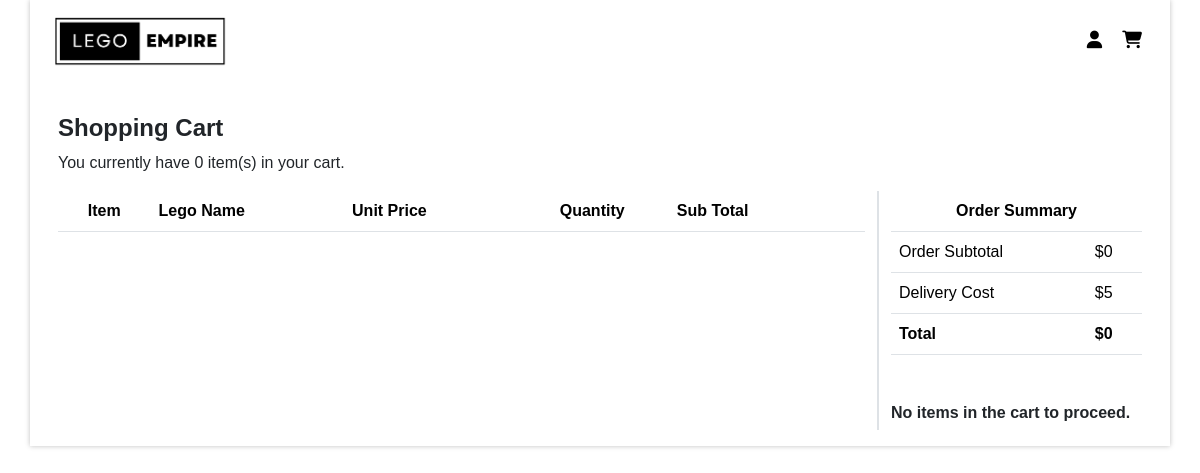
Page /php/user/cart.php (signed in) on the earlier database version.
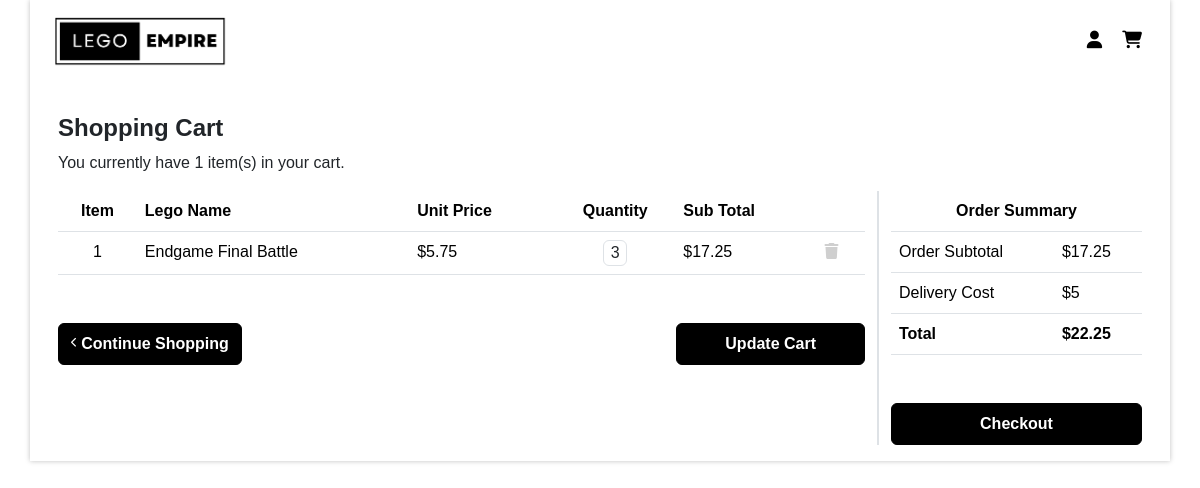
Same page on the later database version.
### tables this page shows
CREATE TABLE `cart_data` (
  `itemId` int(11) NOT NULL,
  `userId` int(11) NOT NULL,
  `legoId` int(11) NOT NULL,
  `title` text NOT NULL,
  `price` decimal(10,2) NOT NULL,
  `quantity` int(11) NOT NULL
);

### php/user/cart.php (the view, shortened to what this page needs)
<?php
    include '../connect.php';
    $cartTotal = 0;
    if(isset($_SESSION['userId'])){
        $userId = $_SESSION['userId'];
        $username = $_SESSION['username'];
    }
    $stmt = $conn->prepare("SELECT COUNT(itemId) AS item_count FROM cart_data WHERE userId = :userId");
    $stmt ->bindParam(':userId', $userId);
    $stmt ->execute();
    $result = $stmt->fetch(PDO::FETCH_ASSOC);
    $itemCount = $result['item_count'];
?>
<!DOCTYPE html>
<html lang="en">
<head>
    <link href="https://cdn.jsdelivr.net/npm/bootstrap@5.3.1/dist/css/bootstrap.min.css" rel="stylesheet">
    <link href="https://fonts.cdnfonts.com/css/louis-george-cafe" rel="stylesheet">
    <link rel="stylesheet" href="../../css/user.css">
</head>
<body>
    <div class="cart-container">
    <div class="container" style="box-shadow: 0 0 5px 0 rgba(0, 0, 0, 0.25);">
        <?php
            if(isset($_SESSION['username'])){
                echo '<nav class="navbar navbar-expand-lg sticky-top">
                <div class="container">
                    <a class="navbar-brand" href="userpage.php">
                        <img src="../../images/logo.png" alt="The Lego Empire" width="175">
                    </a>
                    <button class="navbar-toggler" type="button" data-bs-toggle="collapse" data-bs-target="#navbarNav" aria-controls="navbarNav" aria-expanded="false" aria-label="Toggle navigation">
                        <span class="navbar-toggler-icon"></span>
                    </button>
                    <div class="collapse navbar-collapse" id="navbarNav">
                    <ul class="navbar-nav ms-auto">
                        <li class="nav-item me-1">
                            <a href="account.php" class="nav-link"><i class="fa-solid fa-user" style="color: #000000; font-size: 1.1rem;"></i></a>
                        </li>
                        <li class="nav-item">
                            <a href="cart.php" class="nav-link pe-1">
                                <i class="fa-solid fa-cart-shopping" style="color: #000000; font-size: 1.1rem;"></i>
                            </a>
                        </li>
                    </ul>
                    </div>
                </div>
                </nav>';
            }
        ?>
        <div class="mt-3">
            <div class="cart-content p-3">
                <?php
                    $sql = "SELECT * FROM cart_data WHERE userId = :userId";
                    $stmt = $conn->prepare($sql);
                    $stmt ->bindParam(':userId', $userId);
                    $stmt ->execute();
                ?>
                <h4 class="fw-bold">Shopping Cart</h4>
                <p>You currently have <?php echo $itemCount; ?> item(s) in your cart.</p>
                <div class="row">
                    <div class="col">
                        <table class="table">
                            <tr>
                                <td class="fw-bold text-center">Item</td>
                                <td class="fw-bold">Lego Name</td>
                                <td class="fw-bold">Unit Price</td>
                                <td class="fw-bold text-center">Quantity</td>
                                <td class="fw-bold">Sub Total</td>
                                <td></td>
                            </tr>
                            <?php
                                $count = 1;
                                $total = 0;
                                $charge = 5;
                                while ($row = $stmt->fetch(PDO::FETCH_ASSOC)){
                                    $legoId = $row['legoId'];
                                    $title = $row['title'];
                                    $price = $row['price'];
                                    $quantity = $row['quantity'];
                                    $subTotal = $price * $quantity;
                                    $total += $subTotal;
                                    $cartTotal = $total + $charge;
                                    echo '<tr>';
                                        echo '<td class="text-center">' . $count . '</td>';
                                        echo '<td>' . $title . '</td>';
                                        echo '<td>' . '$' . $price . '</td>';
                                        echo '<td class="text-center quantity-change px-5"><input type="number" class="form-control text-center p-0" name="quantity[]" value="'. $quantity .'"></td>';
                                        echo '<td>' . '$' . $subTotal . '</td>';
                                        echo '<td>
                                            <form method="POST" action="">
                                                <input type="hidden" name="legoId" value="' . $legoId . '">
                                                <i class="fa-solid fa-trash" style="color: #cfcfcf; cursor: pointer" id="showDeleteConfirmation" data-bs-toggle="modal" data-bs-target="#deleteConfirmationModal"></i>
                                            </form>
                                        </td>';
                                    echo '</tr>';
                                    $count++;
                                }
                            ?>
                        </table>
                        <div class="mt-5">
                            <div class="row">
                                <?php if ($itemCount > 0): ?>
                                    <div class="col-md-3">
                                        <a href="userpage.php" class="nav-link btn cart-btn py-2 fw-bold" role="button"><i class="fa-solid fa-chevron-left fa-2xs me-1"></i>Continue Shopping</a>
                                    </div>
                                    <div class="col text-end">
                                        <button class="btn cart-btn px-5 py-2 fw-bold" name="update-cart">Update Cart</button>
                                    </div>
                                <?php endif; ?>
                            </div>
                        </div>
                    </div>
                    <div class="col-md-3 border-start border-2">
                        <div class="order-summary">
                            <table class="table text-start">
                                <tr>
                                    <td class="fw-bold text-center" colspan="2">Order Summary</td>
                                </tr>
                                <tr>
                                    <td>Order Subtotal</td>
                                    <td><?php echo '$' . $total; ?></td>
                                </tr>
                                <tr>
                                    <td>Delivery Cost</td>
                                    <td><?php echo '$' . $charge; ?></td>
                                </tr>
                                <tr>
                                    <td class="fw-bold">Total</td>
                                    <td class="fw-bold"><?php echo '$' . $cartTotal; ?></td>
                                </tr>
                            </table>
                            <div class="mt-5">
                                <?php
                                    if($itemCount > 0){
                                        $sql = "SELECT * FROM profile_data WHERE userId = :userId";
                                        $stmt = $conn->prepare($sql);
                                        $stmt ->bindParam(':userId', $userId);
                                        $stmt ->execute();
                                        $profileData = $stmt->fetch(PDO::FETCH_ASSOC);
                                        if(!empty($profileData['landmark'] && $profileData['address'] && $profileData['area'] && $profileData['city'] && $profileData['province'])){
                                            echo '
                                                <form action="payment.php" method="POST">
                                                    <input type="number" name="amount" id="amount" value="' . $cartTotal . '" hidden>
                                                    <input type="text" name="username" id="username" value="' . $username . '" hidden>
                                                    <input type="submit" class="btn cart-btn px-5 py-2 fw-bold w-100" value="Checkout">
                                                </form>';
                                        } else {
                                            echo '<button class="btn cart-btn py-2 fw-bold w-100" disabled>Checkout</button>';
                                            echo '<p class="text-danger mt-2 fw-bold">Billing address not set. Please update your profile.</p>';
                                        }
                                    }else{
                                        echo '<h6 class="fw-bold">No items in the cart to proceed.</h6>';
                                    }
                                ?>
                            </div>
                </div>
            </div>
        </div>
    </div>
    </div>
</body>
</html>

### css/user.css (style rules this page uses)
.sticky-top { background-color: white; }
.cart-content { background-color: white; }
.quantity-change { width: 10vw; }

### css/homepage.css (style rules this page uses)
* { margin: 0; padding: 0; box-sizing: border-box; font-family: 'Louis George Café', sans-serif; }
html { scroll-behavior: smooth; }
.navbar-brand { font-size: 1.7rem; font-weight: 500; }
.cart-btn { border: 1px solid black; background-color: black; color: white; transition: background-color 0.3s, color 0.3s; }

Differences in the rows shown:
added cart_data: title "Endgame Final Battle", price "5.75", quantity "3", subTotal "17.25"
Other differences:
$itemCount: "0" → "1"
$total: "0" → "17.25"
$cartTotal: "0" → "22.25"
form field value: (not shown) → "Checkout"
text no longer shown: "No items in the cart to proceed."
text now shown: "Continue Shopping Update Cart"
